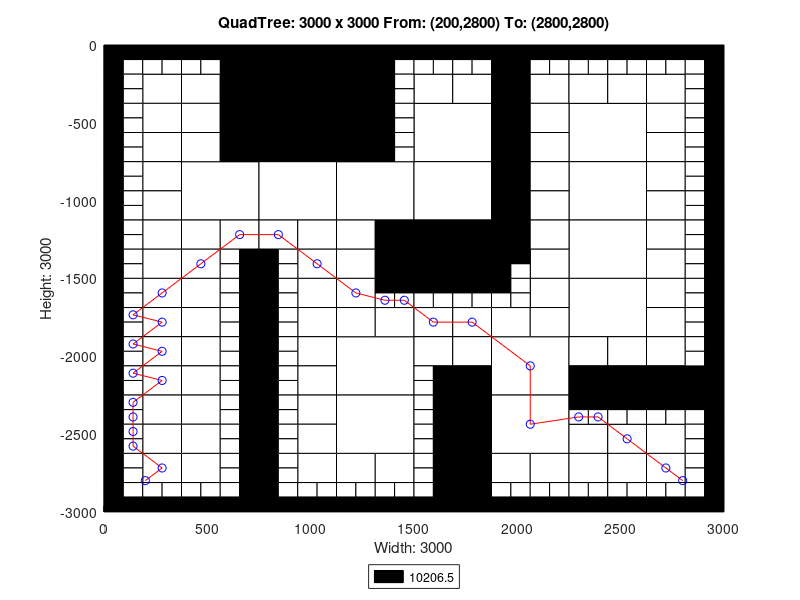

Recreate this plot in MATLAB.
axis([0 3000 -3000 0]);
title('QuadTree: 3000 x 3000 From: (200,2800) To: (2800,2800)');
xlabel('Width: 3000');
ylabel('Height: 3000');
rectangle('Position',[750 -375 375 375], 'FaceColor',[0 0 0]);
rectangle('Position',[750 -750 375 375], 'FaceColor',[0 0 0]);
rectangle('Position',[375 -1125 375 375], 'FaceColor',[1 1 1]);
rectangle('Position',[750 -1125 375 375], 'FaceColor',[1 1 1]);
rectangle('Position',[1125 -1125 375 375], 'FaceColor',[1 1 1]);
rectangle('Position',[1500 -750 375 375], 'FaceColor',[1 1 1]);
rectangle('Position',[2250 -750 375 375], 'FaceColor',[1 1 1]);
rectangle('Position',[1500 -1125 375 375], 'FaceColor',[1 1 1]);
rectangle('Position',[1500 -1500 375 375], 'FaceColor',[0 0 0]);
rectangle('Position',[2250 -1125 375 375], 'FaceColor',[1 1 1]);
rectangle('Position',[2250 -1500 375 375], 'FaceColor',[1 1 1]);
rectangle('Position',[1125 -2250 375 375], 'FaceColor',[1 1 1]);
rectangle('Position',[1125 -2625 375 375], 'FaceColor',[1 1 1]);
rectangle('Position',[1875 -2250 375 375], 'FaceColor',[1 1 1]);
rectangle('Position',[2250 -1875 375 375], 'FaceColor',[1 1 1]);
rectangle('Position',[1875 -2625 375 375], 'FaceColor',[1 1 1]);
rectangle('Position',[187.5 -375 187.5 187.5], 'FaceColor',[1 1 1]);
rectangle('Position',[562.5 -187.5 187.5 187.5], 'FaceColor',[0 0 0]);
rectangle('Position',[375 -375 187.5 187.5], 'FaceColor',[1 1 1]);
rectangle('Position',[562.5 -375 187.5 187.5], 'FaceColor',[0 0 0]);
rectangle('Position',[187.5 -562.5 187.5 187.5], 'FaceColor',[1 1 1]);
rectangle('Position',[187.5 -750 187.5 187.5], 'FaceColor',[1 1 1]);
rectangle('Position',[375 -562.5 187.5 187.5], 'FaceColor',[1 1 1]);
rectangle('Position',[562.5 -562.5 187.5 187.5], 'FaceColor',[0 0 0]);
rectangle('Position',[375 -750 187.5 187.5], 'FaceColor',[1 1 1]);
rectangle('Position',[562.5 -750 187.5 187.5], 'FaceColor',[0 0 0]);
rectangle('Position',[1125 -187.5 187.5 187.5], 'FaceColor',[0 0 0]);
rectangle('Position',[1125 -375 187.5 187.5], 'FaceColor',[0 0 0]);
rectangle('Position',[1125 -562.5 187.5 187.5], 'FaceColor',[0 0 0]);
rectangle('Position',[1125 -750 187.5 187.5], 'FaceColor',[0 0 0]);
rectangle('Position',[187.5 -937.5 187.5 187.5], 'FaceColor',[1 1 1]);
rectangle('Position',[187.5 -1125 187.5 187.5], 'FaceColor',[1 1 1]);
rectangle('Position',[187.5 -1312.5 187.5 187.5], 'FaceColor',[1 1 1]);
rectangle('Position',[187.5 -1500 187.5 187.5], 'FaceColor',[1 1 1]);
rectangle('Position',[375 -1312.5 187.5 187.5], 'FaceColor',[1 1 1]);
rectangle('Position',[562.5 -1312.5 187.5 187.5], 'FaceColor',[1 1 1]);
rectangle('Position',[375 -1500 187.5 187.5], 'FaceColor',[1 1 1]);
rectangle('Position',[750 -1312.5 187.5 187.5], 'FaceColor',[1 1 1]);
rectangle('Position',[937.5 -1312.5 187.5 187.5], 'FaceColor',[1 1 1]);
rectangle('Position',[937.5 -1500 187.5 187.5], 'FaceColor',[1 1 1]);
rectangle('Position',[1125 -1312.5 187.5 187.5], 'FaceColor',[1 1 1]);
rectangle('Position',[1312.5 -1312.5 187.5 187.5], 'FaceColor',[0 0 0]);
rectangle('Position',[1125 -1500 187.5 187.5], 'FaceColor',[1 1 1]);
rectangle('Position',[1312.5 -1500 187.5 187.5], 'FaceColor',[0 0 0]);
rectangle('Position',[1500 -375 187.5 187.5], 'FaceColor',[1 1 1]);
rectangle('Position',[1687.5 -375 187.5 187.5], 'FaceColor',[1 1 1]);
rectangle('Position',[1875 -187.5 187.5 187.5], 'FaceColor',[0 0 0]);
rectangle('Position',[1875 -375 187.5 187.5], 'FaceColor',[0 0 0]);
rectangle('Position',[2062.5 -375 187.5 187.5], 'FaceColor',[1 1 1]);
rectangle('Position',[1875 -562.5 187.5 187.5], 'FaceColor',[0 0 0]);
rectangle('Position',[2062.5 -562.5 187.5 187.5], 'FaceColor',[1 1 1]);
rectangle('Position',[1875 -750 187.5 187.5], 'FaceColor',[0 0 0]);
rectangle('Position',[2062.5 -750 187.5 187.5], 'FaceColor',[1 1 1]);
rectangle('Position',[2250 -375 187.5 187.5], 'FaceColor',[1 1 1]);
rectangle('Position',[2437.5 -375 187.5 187.5], 'FaceColor',[1 1 1]);
rectangle('Position',[2625 -375 187.5 187.5], 'FaceColor',[1 1 1]);
rectangle('Position',[2625 -562.5 187.5 187.5], 'FaceColor',[1 1 1]);
rectangle('Position',[2625 -750 187.5 187.5], 'FaceColor',[1 1 1]);
rectangle('Position',[1875 -937.5 187.5 187.5], 'FaceColor',[0 0 0]);
rectangle('Position',[2062.5 -937.5 187.5 187.5], 'FaceColor',[1 1 1]);
rectangle('Position',[1875 -1125 187.5 187.5], 'FaceColor',[0 0 0]);
rectangle('Position',[2062.5 -1125 187.5 187.5], 'FaceColor',[1 1 1]);
rectangle('Position',[1875 -1312.5 187.5 187.5], 'FaceColor',[0 0 0]);
rectangle('Position',[2062.5 -1312.5 187.5 187.5], 'FaceColor',[1 1 1]);
rectangle('Position',[2062.5 -1500 187.5 187.5], 'FaceColor',[1 1 1]);
rectangle('Position',[2625 -937.5 187.5 187.5], 'FaceColor',[1 1 1]);
rectangle('Position',[2625 -1125 187.5 187.5], 'FaceColor',[1 1 1]);
rectangle('Position',[2625 -1312.5 187.5 187.5], 'FaceColor',[1 1 1]);
rectangle('Position',[2625 -1500 187.5 187.5], 'FaceColor',[1 1 1]);
rectangle('Position',[187.5 -1687.5 187.5 187.5], 'FaceColor',[1 1 1]);
rectangle('Position',[187.5 -1875 187.5 187.5], 'FaceColor',[1 1 1]);
rectangle('Position',[375 -1687.5 187.5 187.5], 'FaceColor',[1 1 1]);
rectangle('Position',[375 -1875 187.5 187.5], 'FaceColor',[1 1 1]);
rectangle('Position',[187.5 -2062.5 187.5 187.5], 'FaceColor',[1 1 1]);
rectangle('Position',[187.5 -2250 187.5 187.5], 'FaceColor',[1 1 1]);
rectangle('Position',[375 -2062.5 187.5 187.5], 'FaceColor',[1 1 1]);
rectangle('Position',[375 -2250 187.5 187.5], 'FaceColor',[1 1 1]);
rectangle('Position',[937.5 -1687.5 187.5 187.5], 'FaceColor',[1 1 1]);
rectangle('Position',[937.5 -1875 187.5 187.5], 'FaceColor',[1 1 1]);
rectangle('Position',[1125 -1687.5 187.5 187.5], 'FaceColor',[1 1 1]);
rectangle('Position',[1125 -1875 187.5 187.5], 'FaceColor',[1 1 1]);
rectangle('Position',[1312.5 -1875 187.5 187.5], 'FaceColor',[1 1 1]);
rectangle('Position',[937.5 -2062.5 187.5 187.5], 'FaceColor',[1 1 1]);
rectangle('Position',[937.5 -2250 187.5 187.5], 'FaceColor',[1 1 1]);
rectangle('Position',[187.5 -2437.5 187.5 187.5], 'FaceColor',[1 1 1]);
rectangle('Position',[187.5 -2625 187.5 187.5], 'FaceColor',[1 1 1]);
rectangle('Position',[375 -2437.5 187.5 187.5], 'FaceColor',[1 1 1]);
rectangle('Position',[375 -2625 187.5 187.5], 'FaceColor',[1 1 1]);
rectangle('Position',[187.5 -2812.5 187.5 187.5], 'FaceColor',[1 1 1]);
rectangle('Position',[375 -2812.5 187.5 187.5], 'FaceColor',[1 1 1]);
rectangle('Position',[937.5 -2437.5 187.5 187.5], 'FaceColor',[1 1 1]);
rectangle('Position',[937.5 -2625 187.5 187.5], 'FaceColor',[1 1 1]);
rectangle('Position',[937.5 -2812.5 187.5 187.5], 'FaceColor',[1 1 1]);
rectangle('Position',[1125 -2812.5 187.5 187.5], 'FaceColor',[1 1 1]);
rectangle('Position',[1312.5 -2812.5 187.5 187.5], 'FaceColor',[1 1 1]);
rectangle('Position',[1500 -1875 187.5 187.5], 'FaceColor',[1 1 1]);
rectangle('Position',[1687.5 -1875 187.5 187.5], 'FaceColor',[1 1 1]);
rectangle('Position',[2062.5 -1687.5 187.5 187.5], 'FaceColor',[1 1 1]);
rectangle('Position',[1875 -1875 187.5 187.5], 'FaceColor',[1 1 1]);
rectangle('Position',[2062.5 -1875 187.5 187.5], 'FaceColor',[1 1 1]);
rectangle('Position',[1500 -2062.5 187.5 187.5], 'FaceColor',[1 1 1]);
rectangle('Position',[1687.5 -2062.5 187.5 187.5], 'FaceColor',[1 1 1]);
rectangle('Position',[1687.5 -2250 187.5 187.5], 'FaceColor',[0 0 0]);
rectangle('Position',[2625 -1687.5 187.5 187.5], 'FaceColor',[1 1 1]);
rectangle('Position',[2625 -1875 187.5 187.5], 'FaceColor',[1 1 1]);
rectangle('Position',[2250 -2062.5 187.5 187.5], 'FaceColor',[1 1 1]);
rectangle('Position',[2437.5 -2062.5 187.5 187.5], 'FaceColor',[1 1 1]);
rectangle('Position',[2250 -2250 187.5 187.5], 'FaceColor',[0 0 0]);
rectangle('Position',[2437.5 -2250 187.5 187.5], 'FaceColor',[0 0 0]);
rectangle('Position',[2625 -2062.5 187.5 187.5], 'FaceColor',[1 1 1]);
rectangle('Position',[2625 -2250 187.5 187.5], 'FaceColor',[0 0 0]);
rectangle('Position',[2812.5 -2250 187.5 187.5], 'FaceColor',[0 0 0]);
rectangle('Position',[1687.5 -2437.5 187.5 187.5], 'FaceColor',[0 0 0]);
rectangle('Position',[1687.5 -2625 187.5 187.5], 'FaceColor',[0 0 0]);
rectangle('Position',[1687.5 -2812.5 187.5 187.5], 'FaceColor',[0 0 0]);
rectangle('Position',[1687.5 -3000 187.5 187.5], 'FaceColor',[0 0 0]);
rectangle('Position',[1875 -2812.5 187.5 187.5], 'FaceColor',[1 1 1]);
rectangle('Position',[2062.5 -2812.5 187.5 187.5], 'FaceColor',[1 1 1]);
rectangle('Position',[2250 -2625 187.5 187.5], 'FaceColor',[1 1 1]);
rectangle('Position',[2437.5 -2625 187.5 187.5], 'FaceColor',[1 1 1]);
rectangle('Position',[2625 -2625 187.5 187.5], 'FaceColor',[1 1 1]);
rectangle('Position',[2250 -2812.5 187.5 187.5], 'FaceColor',[1 1 1]);
rectangle('Position',[2437.5 -2812.5 187.5 187.5], 'FaceColor',[1 1 1]);
rectangle('Position',[2625 -2812.5 187.5 187.5], 'FaceColor',[1 1 1]);
rectangle('Position',[0 -93.75 93.75 93.75], 'FaceColor',[0 0 0]);
rectangle('Position',[93.75 -93.75 93.75 93.75], 'FaceColor',[0 0 0]);
rectangle('Position',[0 -187.5 93.75 93.75], 'FaceColor',[0 0 0]);
rectangle('Position',[93.75 -187.5 93.75 93.75], 'FaceColor',[1 1 1]);
rectangle('Position',[187.5 -93.75 93.75 93.75], 'FaceColor',[0 0 0]);
rectangle('Position',[281.25 -93.75 93.75 93.75], 'FaceColor',[0 0 0]);
rectangle('Position',[187.5 -187.5 93.75 93.75], 'FaceColor',[1 1 1]);
rectangle('Position',[281.25 -187.5 93.75 93.75], 'FaceColor',[1 1 1]);
rectangle('Position',[0 -281.25 93.75 93.75], 'FaceColor',[0 0 0]);
rectangle('Position',[93.75 -281.25 93.75 93.75], 'FaceColor',[1 1 1]);
rectangle('Position',[0 -375 93.75 93.75], 'FaceColor',[0 0 0]);
rectangle('Position',[93.75 -375 93.75 93.75], 'FaceColor',[1 1 1]);
rectangle('Position',[375 -93.75 93.75 93.75], 'FaceColor',[0 0 0]);
rectangle('Position',[468.75 -93.75 93.75 93.75], 'FaceColor',[0 0 0]);
rectangle('Position',[375 -187.5 93.75 93.75], 'FaceColor',[1 1 1]);
rectangle('Position',[468.75 -187.5 93.75 93.75], 'FaceColor',[1 1 1]);
rectangle('Position',[0 -468.75 93.75 93.75], 'FaceColor',[0 0 0]);
rectangle('Position',[93.75 -468.75 93.75 93.75], 'FaceColor',[1 1 1]);
rectangle('Position',[0 -562.5 93.75 93.75], 'FaceColor',[0 0 0]);
rectangle('Position',[93.75 -562.5 93.75 93.75], 'FaceColor',[1 1 1]);
rectangle('Position',[0 -656.25 93.75 93.75], 'FaceColor',[0 0 0]);
rectangle('Position',[93.75 -656.25 93.75 93.75], 'FaceColor',[1 1 1]);
rectangle('Position',[0 -750 93.75 93.75], 'FaceColor',[0 0 0]);
rectangle('Position',[93.75 -750 93.75 93.75], 'FaceColor',[1 1 1]);
rectangle('Position',[1312.5 -93.75 93.75 93.75], 'FaceColor',[0 0 0]);
rectangle('Position',[1406.25 -93.75 93.75 93.75], 'FaceColor',[0 0 0]);
rectangle('Position',[1312.5 -187.5 93.75 93.75], 'FaceColor',[0 0 0]);
rectangle('Position',[1406.25 -187.5 93.75 93.75], 'FaceColor',[1 1 1]);
rectangle('Position',[1312.5 -281.25 93.75 93.75], 'FaceColor',[0 0 0]);
rectangle('Position',[1406.25 -281.25 93.75 93.75], 'FaceColor',[1 1 1]);
rectangle('Position',[1312.5 -375 93.75 93.75], 'FaceColor',[0 0 0]);
rectangle('Position',[1406.25 -375 93.75 93.75], 'FaceColor',[1 1 1]);
rectangle('Position',[1312.5 -468.75 93.75 93.75], 'FaceColor',[0 0 0]);
rectangle('Position',[1406.25 -468.75 93.75 93.75], 'FaceColor',[1 1 1]);
rectangle('Position',[1312.5 -562.5 93.75 93.75], 'FaceColor',[0 0 0]);
rectangle('Position',[1406.25 -562.5 93.75 93.75], 'FaceColor',[1 1 1]);
rectangle('Position',[1312.5 -656.25 93.75 93.75], 'FaceColor',[0 0 0]);
rectangle('Position',[1406.25 -656.25 93.75 93.75], 'FaceColor',[1 1 1]);
rectangle('Position',[1312.5 -750 93.75 93.75], 'FaceColor',[0 0 0]);
rectangle('Position',[1406.25 -750 93.75 93.75], 'FaceColor',[1 1 1]);
rectangle('Position',[0 -843.75 93.75 93.75], 'FaceColor',[0 0 0]);
rectangle('Position',[93.75 -843.75 93.75 93.75], 'FaceColor',[1 1 1]);
rectangle('Position',[0 -937.5 93.75 93.75], 'FaceColor',[0 0 0]);
rectangle('Position',[93.75 -937.5 93.75 93.75], 'FaceColor',[1 1 1]);
rectangle('Position',[0 -1031.25 93.75 93.75], 'FaceColor',[0 0 0]);
rectangle('Position',[93.75 -1031.25 93.75 93.75], 'FaceColor',[1 1 1]);
rectangle('Position',[0 -1125 93.75 93.75], 'FaceColor',[0 0 0]);
rectangle('Position',[93.75 -1125 93.75 93.75], 'FaceColor',[1 1 1]);
rectangle('Position',[0 -1218.75 93.75 93.75], 'FaceColor',[0 0 0]);
rectangle('Position',[93.75 -1218.75 93.75 93.75], 'FaceColor',[1 1 1]);
rectangle('Position',[0 -1312.5 93.75 93.75], 'FaceColor',[0 0 0]);
rectangle('Position',[93.75 -1312.5 93.75 93.75], 'FaceColor',[1 1 1]);
rectangle('Position',[0 -1406.25 93.75 93.75], 'FaceColor',[0 0 0]);
rectangle('Position',[93.75 -1406.25 93.75 93.75], 'FaceColor',[1 1 1]);
rectangle('Position',[0 -1500 93.75 93.75], 'FaceColor',[0 0 0]);
rectangle('Position',[93.75 -1500 93.75 93.75], 'FaceColor',[1 1 1]);
rectangle('Position',[562.5 -1406.25 93.75 93.75], 'FaceColor',[1 1 1]);
rectangle('Position',[656.25 -1406.25 93.75 93.75], 'FaceColor',[0 0 0]);
rectangle('Position',[562.5 -1500 93.75 93.75], 'FaceColor',[1 1 1]);
rectangle('Position',[656.25 -1500 93.75 93.75], 'FaceColor',[0 0 0]);
rectangle('Position',[750 -1406.25 93.75 93.75], 'FaceColor',[0 0 0]);
rectangle('Position',[843.75 -1406.25 93.75 93.75], 'FaceColor',[1 1 1]);
rectangle('Position',[750 -1500 93.75 93.75], 'FaceColor',[0 0 0]);
rectangle('Position',[843.75 -1500 93.75 93.75], 'FaceColor',[1 1 1]);
rectangle('Position',[1500 -93.75 93.75 93.75], 'FaceColor',[0 0 0]);
rectangle('Position',[1593.75 -93.75 93.75 93.75], 'FaceColor',[0 0 0]);
rectangle('Position',[1500 -187.5 93.75 93.75], 'FaceColor',[1 1 1]);
rectangle('Position',[1593.75 -187.5 93.75 93.75], 'FaceColor',[1 1 1]);
rectangle('Position',[1687.5 -93.75 93.75 93.75], 'FaceColor',[0 0 0]);
rectangle('Position',[1781.25 -93.75 93.75 93.75], 'FaceColor',[0 0 0]);
rectangle('Position',[1687.5 -187.5 93.75 93.75], 'FaceColor',[1 1 1]);
rectangle('Position',[1781.25 -187.5 93.75 93.75], 'FaceColor',[1 1 1]);
rectangle('Position',[2062.5 -93.75 93.75 93.75], 'FaceColor',[0 0 0]);
rectangle('Position',[2156.25 -93.75 93.75 93.75], 'FaceColor',[0 0 0]);
rectangle('Position',[2062.5 -187.5 93.75 93.75], 'FaceColor',[1 1 1]);
rectangle('Position',[2156.25 -187.5 93.75 93.75], 'FaceColor',[1 1 1]);
rectangle('Position',[2250 -93.75 93.75 93.75], 'FaceColor',[0 0 0]);
rectangle('Position',[2343.75 -93.75 93.75 93.75], 'FaceColor',[0 0 0]);
rectangle('Position',[2250 -187.5 93.75 93.75], 'FaceColor',[1 1 1]);
rectangle('Position',[2343.75 -187.5 93.75 93.75], 'FaceColor',[1 1 1]);
rectangle('Position',[2437.5 -93.75 93.75 93.75], 'FaceColor',[0 0 0]);
rectangle('Position',[2531.25 -93.75 93.75 93.75], 'FaceColor',[0 0 0]);
rectangle('Position',[2437.5 -187.5 93.75 93.75], 'FaceColor',[1 1 1]);
rectangle('Position',[2531.25 -187.5 93.75 93.75], 'FaceColor',[1 1 1]);
rectangle('Position',[2625 -93.75 93.75 93.75], 'FaceColor',[0 0 0]);
rectangle('Position',[2718.75 -93.75 93.75 93.75], 'FaceColor',[0 0 0]);
rectangle('Position',[2625 -187.5 93.75 93.75], 'FaceColor',[1 1 1]);
rectangle('Position',[2718.75 -187.5 93.75 93.75], 'FaceColor',[1 1 1]);
rectangle('Position',[2812.5 -93.75 93.75 93.75], 'FaceColor',[0 0 0]);
rectangle('Position',[2906.25 -93.75 93.75 93.75], 'FaceColor',[0 0 0]);
rectangle('Position',[2812.5 -187.5 93.75 93.75], 'FaceColor',[1 1 1]);
rectangle('Position',[2906.25 -187.5 93.75 93.75], 'FaceColor',[0 0 0]);
rectangle('Position',[2812.5 -281.25 93.75 93.75], 'FaceColor',[1 1 1]);
rectangle('Position',[2906.25 -281.25 93.75 93.75], 'FaceColor',[0 0 0]);
rectangle('Position',[2812.5 -375 93.75 93.75], 'FaceColor',[1 1 1]);
rectangle('Position',[2906.25 -375 93.75 93.75], 'FaceColor',[0 0 0]);
rectangle('Position',[2812.5 -468.75 93.75 93.75], 'FaceColor',[1 1 1]);
rectangle('Position',[2906.25 -468.75 93.75 93.75], 'FaceColor',[0 0 0]);
rectangle('Position',[2812.5 -562.5 93.75 93.75], 'FaceColor',[1 1 1]);
rectangle('Position',[2906.25 -562.5 93.75 93.75], 'FaceColor',[0 0 0]);
rectangle('Position',[2812.5 -656.25 93.75 93.75], 'FaceColor',[1 1 1]);
rectangle('Position',[2906.25 -656.25 93.75 93.75], 'FaceColor',[0 0 0]);
rectangle('Position',[2812.5 -750 93.75 93.75], 'FaceColor',[1 1 1]);
rectangle('Position',[2906.25 -750 93.75 93.75], 'FaceColor',[0 0 0]);
rectangle('Position',[1875 -1406.25 93.75 93.75], 'FaceColor',[0 0 0]);
rectangle('Position',[1968.75 -1406.25 93.75 93.75], 'FaceColor',[0 0 0]);
rectangle('Position',[1875 -1500 93.75 93.75], 'FaceColor',[0 0 0]);
rectangle('Position',[1968.75 -1500 93.75 93.75], 'FaceColor',[1 1 1]);
rectangle('Position',[2812.5 -843.75 93.75 93.75], 'FaceColor',[1 1 1]);
rectangle('Position',[2906.25 -843.75 93.75 93.75], 'FaceColor',[0 0 0]);
rectangle('Position',[2812.5 -937.5 93.75 93.75], 'FaceColor',[1 1 1]);
rectangle('Position',[2906.25 -937.5 93.75 93.75], 'FaceColor',[0 0 0]);
rectangle('Position',[2812.5 -1031.25 93.75 93.75], 'FaceColor',[1 1 1]);
rectangle('Position',[2906.25 -1031.25 93.75 93.75], 'FaceColor',[0 0 0]);
rectangle('Position',[2812.5 -1125 93.75 93.75], 'FaceColor',[1 1 1]);
rectangle('Position',[2906.25 -1125 93.75 93.75], 'FaceColor',[0 0 0]);
rectangle('Position',[2812.5 -1218.75 93.75 93.75], 'FaceColor',[1 1 1]);
rectangle('Position',[2906.25 -1218.75 93.75 93.75], 'FaceColor',[0 0 0]);
rectangle('Position',[2812.5 -1312.5 93.75 93.75], 'FaceColor',[1 1 1]);
rectangle('Position',[2906.25 -1312.5 93.75 93.75], 'FaceColor',[0 0 0]);
rectangle('Position',[2812.5 -1406.25 93.75 93.75], 'FaceColor',[1 1 1]);
rectangle('Position',[2906.25 -1406.25 93.75 93.75], 'FaceColor',[0 0 0]);
rectangle('Position',[2812.5 -1500 93.75 93.75], 'FaceColor',[1 1 1]);
rectangle('Position',[2906.25 -1500 93.75 93.75], 'FaceColor',[0 0 0]);
rectangle('Position',[0 -1593.75 93.75 93.75], 'FaceColor',[0 0 0]);
rectangle('Position',[93.75 -1593.75 93.75 93.75], 'FaceColor',[1 1 1]);
rectangle('Position',[0 -1687.5 93.75 93.75], 'FaceColor',[0 0 0]);
rectangle('Position',[93.75 -1687.5 93.75 93.75], 'FaceColor',[1 1 1]);
rectangle('Position',[0 -1781.25 93.75 93.75], 'FaceColor',[0 0 0]);
rectangle('Position',[93.75 -1781.25 93.75 93.75], 'FaceColor',[1 1 1]);
rectangle('Position',[0 -1875 93.75 93.75], 'FaceColor',[0 0 0]);
rectangle('Position',[93.75 -1875 93.75 93.75], 'FaceColor',[1 1 1]);
rectangle('Position',[562.5 -1593.75 93.75 93.75], 'FaceColor',[1 1 1]);
rectangle('Position',[656.25 -1593.75 93.75 93.75], 'FaceColor',[0 0 0]);
rectangle('Position',[562.5 -1687.5 93.75 93.75], 'FaceColor',[1 1 1]);
rectangle('Position',[656.25 -1687.5 93.75 93.75], 'FaceColor',[0 0 0]);
rectangle('Position',[562.5 -1781.25 93.75 93.75], 'FaceColor',[1 1 1]);
rectangle('Position',[656.25 -1781.25 93.75 93.75], 'FaceColor',[0 0 0]);
rectangle('Position',[562.5 -1875 93.75 93.75], 'FaceColor',[1 1 1]);
rectangle('Position',[656.25 -1875 93.75 93.75], 'FaceColor',[0 0 0]);
rectangle('Position',[0 -1968.75 93.75 93.75], 'FaceColor',[0 0 0]);
rectangle('Position',[93.75 -1968.75 93.75 93.75], 'FaceColor',[1 1 1]);
rectangle('Position',[0 -2062.5 93.75 93.75], 'FaceColor',[0 0 0]);
rectangle('Position',[93.75 -2062.5 93.75 93.75], 'FaceColor',[1 1 1]);
rectangle('Position',[0 -2156.25 93.75 93.75], 'FaceColor',[0 0 0]);
rectangle('Position',[93.75 -2156.25 93.75 93.75], 'FaceColor',[1 1 1]);
rectangle('Position',[0 -2250 93.75 93.75], 'FaceColor',[0 0 0]);
rectangle('Position',[93.75 -2250 93.75 93.75], 'FaceColor',[1 1 1]);
rectangle('Position',[562.5 -1968.75 93.75 93.75], 'FaceColor',[1 1 1]);
rectangle('Position',[656.25 -1968.75 93.75 93.75], 'FaceColor',[0 0 0]);
rectangle('Position',[562.5 -2062.5 93.75 93.75], 'FaceColor',[1 1 1]);
rectangle('Position',[656.25 -2062.5 93.75 93.75], 'FaceColor',[0 0 0]);
rectangle('Position',[562.5 -2156.25 93.75 93.75], 'FaceColor',[1 1 1]);
rectangle('Position',[656.25 -2156.25 93.75 93.75], 'FaceColor',[0 0 0]);
rectangle('Position',[562.5 -2250 93.75 93.75], 'FaceColor',[1 1 1]);
rectangle('Position',[656.25 -2250 93.75 93.75], 'FaceColor',[0 0 0]);
rectangle('Position',[750 -1593.75 93.75 93.75], 'FaceColor',[0 0 0]);
rectangle('Position',[843.75 -1593.75 93.75 93.75], 'FaceColor',[1 1 1]);
rectangle('Position',[750 -1687.5 93.75 93.75], 'FaceColor',[0 0 0]);
rectangle('Position',[843.75 -1687.5 93.75 93.75], 'FaceColor',[1 1 1]);
rectangle('Position',[750 -1781.25 93.75 93.75], 'FaceColor',[0 0 0]);
rectangle('Position',[843.75 -1781.25 93.75 93.75], 'FaceColor',[1 1 1]);
rectangle('Position',[750 -1875 93.75 93.75], 'FaceColor',[0 0 0]);
rectangle('Position',[843.75 -1875 93.75 93.75], 'FaceColor',[1 1 1]);
rectangle('Position',[1312.5 -1593.75 93.75 93.75], 'FaceColor',[0 0 0]);
rectangle('Position',[1406.25 -1593.75 93.75 93.75], 'FaceColor',[0 0 0]);
rectangle('Position',[1312.5 -1687.5 93.75 93.75], 'FaceColor',[1 1 1]);
rectangle('Position',[1406.25 -1687.5 93.75 93.75], 'FaceColor',[1 1 1]);
rectangle('Position',[750 -1968.75 93.75 93.75], 'FaceColor',[0 0 0]);
rectangle('Position',[843.75 -1968.75 93.75 93.75], 'FaceColor',[1 1 1]);
rectangle('Position',[750 -2062.5 93.75 93.75], 'FaceColor',[0 0 0]);
rectangle('Position',[843.75 -2062.5 93.75 93.75], 'FaceColor',[1 1 1]);
rectangle('Position',[750 -2156.25 93.75 93.75], 'FaceColor',[0 0 0]);
rectangle('Position',[843.75 -2156.25 93.75 93.75], 'FaceColor',[1 1 1]);
rectangle('Position',[750 -2250 93.75 93.75], 'FaceColor',[0 0 0]);
rectangle('Position',[843.75 -2250 93.75 93.75], 'FaceColor',[1 1 1]);
rectangle('Position',[0 -2343.75 93.75 93.75], 'FaceColor',[0 0 0]);
rectangle('Position',[93.75 -2343.75 93.75 93.75], 'FaceColor',[1 1 1]);
rectangle('Position',[0 -2437.5 93.75 93.75], 'FaceColor',[0 0 0]);
rectangle('Position',[93.75 -2437.5 93.75 93.75], 'FaceColor',[1 1 1]);
rectangle('Position',[0 -2531.25 93.75 93.75], 'FaceColor',[0 0 0]);
rectangle('Position',[93.75 -2531.25 93.75 93.75], 'FaceColor',[1 1 1]);
rectangle('Position',[0 -2625 93.75 93.75], 'FaceColor',[0 0 0]);
rectangle('Position',[93.75 -2625 93.75 93.75], 'FaceColor',[1 1 1]);
rectangle('Position',[562.5 -2343.75 93.75 93.75], 'FaceColor',[1 1 1]);
rectangle('Position',[656.25 -2343.75 93.75 93.75], 'FaceColor',[0 0 0]);
rectangle('Position',[562.5 -2437.5 93.75 93.75], 'FaceColor',[1 1 1]);
rectangle('Position',[656.25 -2437.5 93.75 93.75], 'FaceColor',[0 0 0]);
rectangle('Position',[562.5 -2531.25 93.75 93.75], 'FaceColor',[1 1 1]);
rectangle('Position',[656.25 -2531.25 93.75 93.75], 'FaceColor',[0 0 0]);
rectangle('Position',[562.5 -2625 93.75 93.75], 'FaceColor',[1 1 1]);
rectangle('Position',[656.25 -2625 93.75 93.75], 'FaceColor',[0 0 0]);
rectangle('Position',[0 -2718.75 93.75 93.75], 'FaceColor',[0 0 0]);
rectangle('Position',[93.75 -2718.75 93.75 93.75], 'FaceColor',[1 1 1]);
rectangle('Position',[0 -2812.5 93.75 93.75], 'FaceColor',[0 0 0]);
rectangle('Position',[93.75 -2812.5 93.75 93.75], 'FaceColor',[1 1 1]);
rectangle('Position',[0 -2906.25 93.75 93.75], 'FaceColor',[0 0 0]);
rectangle('Position',[93.75 -2906.25 93.75 93.75], 'FaceColor',[1 1 1]);
rectangle('Position',[0 -3000 93.75 93.75], 'FaceColor',[0 0 0]);
rectangle('Position',[93.75 -3000 93.75 93.75], 'FaceColor',[0 0 0]);
rectangle('Position',[187.5 -2906.25 93.75 93.75], 'FaceColor',[1 1 1]);
rectangle('Position',[281.25 -2906.25 93.75 93.75], 'FaceColor',[1 1 1]);
rectangle('Position',[187.5 -3000 93.75 93.75], 'FaceColor',[0 0 0]);
rectangle('Position',[281.25 -3000 93.75 93.75], 'FaceColor',[0 0 0]);
rectangle('Position',[562.5 -2718.75 93.75 93.75], 'FaceColor',[1 1 1]);
rectangle('Position',[656.25 -2718.75 93.75 93.75], 'FaceColor',[0 0 0]);
rectangle('Position',[562.5 -2812.5 93.75 93.75], 'FaceColor',[1 1 1]);
rectangle('Position',[656.25 -2812.5 93.75 93.75], 'FaceColor',[0 0 0]);
rectangle('Position',[375 -2906.25 93.75 93.75], 'FaceColor',[1 1 1]);
rectangle('Position',[468.75 -2906.25 93.75 93.75], 'FaceColor',[1 1 1]);
rectangle('Position',[375 -3000 93.75 93.75], 'FaceColor',[0 0 0]);
rectangle('Position',[468.75 -3000 93.75 93.75], 'FaceColor',[0 0 0]);
rectangle('Position',[562.5 -2906.25 93.75 93.75], 'FaceColor',[1 1 1]);
rectangle('Position',[656.25 -2906.25 93.75 93.75], 'FaceColor',[0 0 0]);
rectangle('Position',[562.5 -3000 93.75 93.75], 'FaceColor',[0 0 0]);
rectangle('Position',[656.25 -3000 93.75 93.75], 'FaceColor',[0 0 0]);
rectangle('Position',[750 -2343.75 93.75 93.75], 'FaceColor',[0 0 0]);
rectangle('Position',[843.75 -2343.75 93.75 93.75], 'FaceColor',[1 1 1]);
rectangle('Position',[750 -2437.5 93.75 93.75], 'FaceColor',[0 0 0]);
rectangle('Position',[843.75 -2437.5 93.75 93.75], 'FaceColor',[1 1 1]);
rectangle('Position',[750 -2531.25 93.75 93.75], 'FaceColor',[0 0 0]);
rectangle('Position',[843.75 -2531.25 93.75 93.75], 'FaceColor',[1 1 1]);
rectangle('Position',[750 -2625 93.75 93.75], 'FaceColor',[0 0 0]);
rectangle('Position',[843.75 -2625 93.75 93.75], 'FaceColor',[1 1 1]);
rectangle('Position',[750 -2718.75 93.75 93.75], 'FaceColor',[0 0 0]);
rectangle('Position',[843.75 -2718.75 93.75 93.75], 'FaceColor',[1 1 1]);
rectangle('Position',[750 -2812.5 93.75 93.75], 'FaceColor',[0 0 0]);
rectangle('Position',[843.75 -2812.5 93.75 93.75], 'FaceColor',[1 1 1]);
rectangle('Position',[750 -2906.25 93.75 93.75], 'FaceColor',[0 0 0]);
rectangle('Position',[843.75 -2906.25 93.75 93.75], 'FaceColor',[1 1 1]);
rectangle('Position',[750 -3000 93.75 93.75], 'FaceColor',[0 0 0]);
rectangle('Position',[843.75 -3000 93.75 93.75], 'FaceColor',[0 0 0]);
rectangle('Position',[937.5 -2906.25 93.75 93.75], 'FaceColor',[1 1 1]);
rectangle('Position',[1031.25 -2906.25 93.75 93.75], 'FaceColor',[1 1 1]);
rectangle('Position',[937.5 -3000 93.75 93.75], 'FaceColor',[0 0 0]);
rectangle('Position',[1031.25 -3000 93.75 93.75], 'FaceColor',[0 0 0]);
rectangle('Position',[1125 -2906.25 93.75 93.75], 'FaceColor',[1 1 1]);
rectangle('Position',[1218.75 -2906.25 93.75 93.75], 'FaceColor',[1 1 1]);
rectangle('Position',[1125 -3000 93.75 93.75], 'FaceColor',[0 0 0]);
rectangle('Position',[1218.75 -3000 93.75 93.75], 'FaceColor',[0 0 0]);
rectangle('Position',[1312.5 -2906.25 93.75 93.75], 'FaceColor',[1 1 1]);
rectangle('Position',[1406.25 -2906.25 93.75 93.75], 'FaceColor',[1 1 1]);
rectangle('Position',[1312.5 -3000 93.75 93.75], 'FaceColor',[0 0 0]);
rectangle('Position',[1406.25 -3000 93.75 93.75], 'FaceColor',[0 0 0]);
rectangle('Position',[1500 -1593.75 93.75 93.75], 'FaceColor',[0 0 0]);
rectangle('Position',[1593.75 -1593.75 93.75 93.75], 'FaceColor',[0 0 0]);
rectangle('Position',[1500 -1687.5 93.75 93.75], 'FaceColor',[1 1 1]);
rectangle('Position',[1593.75 -1687.5 93.75 93.75], 'FaceColor',[1 1 1]);
rectangle('Position',[1687.5 -1593.75 93.75 93.75], 'FaceColor',[0 0 0]);
rectangle('Position',[1781.25 -1593.75 93.75 93.75], 'FaceColor',[0 0 0]);
rectangle('Position',[1687.5 -1687.5 93.75 93.75], 'FaceColor',[1 1 1]);
rectangle('Position',[1781.25 -1687.5 93.75 93.75], 'FaceColor',[1 1 1]);
rectangle('Position',[1875 -1593.75 93.75 93.75], 'FaceColor',[0 0 0]);
rectangle('Position',[1968.75 -1593.75 93.75 93.75], 'FaceColor',[1 1 1]);
rectangle('Position',[1875 -1687.5 93.75 93.75], 'FaceColor',[1 1 1]);
rectangle('Position',[1968.75 -1687.5 93.75 93.75], 'FaceColor',[1 1 1]);
rectangle('Position',[1500 -2156.25 93.75 93.75], 'FaceColor',[1 1 1]);
rectangle('Position',[1593.75 -2156.25 93.75 93.75], 'FaceColor',[0 0 0]);
rectangle('Position',[1500 -2250 93.75 93.75], 'FaceColor',[1 1 1]);
rectangle('Position',[1593.75 -2250 93.75 93.75], 'FaceColor',[0 0 0]);
rectangle('Position',[2812.5 -1593.75 93.75 93.75], 'FaceColor',[1 1 1]);
rectangle('Position',[2906.25 -1593.75 93.75 93.75], 'FaceColor',[0 0 0]);
rectangle('Position',[2812.5 -1687.5 93.75 93.75], 'FaceColor',[1 1 1]);
rectangle('Position',[2906.25 -1687.5 93.75 93.75], 'FaceColor',[0 0 0]);
rectangle('Position',[2812.5 -1781.25 93.75 93.75], 'FaceColor',[1 1 1]);
rectangle('Position',[2906.25 -1781.25 93.75 93.75], 'FaceColor',[0 0 0]);
rectangle('Position',[2812.5 -1875 93.75 93.75], 'FaceColor',[1 1 1]);
rectangle('Position',[2906.25 -1875 93.75 93.75], 'FaceColor',[0 0 0]);
rectangle('Position',[2812.5 -1968.75 93.75 93.75], 'FaceColor',[1 1 1]);
rectangle('Position',[2906.25 -1968.75 93.75 93.75], 'FaceColor',[0 0 0]);
rectangle('Position',[2812.5 -2062.5 93.75 93.75], 'FaceColor',[1 1 1]);
rectangle('Position',[2906.25 -2062.5 93.75 93.75], 'FaceColor',[0 0 0]);
rectangle('Position',[1500 -2343.75 93.75 93.75], 'FaceColor',[1 1 1]);
rectangle('Position',[1593.75 -2343.75 93.75 93.75], 'FaceColor',[0 0 0]);
rectangle('Position',[1500 -2437.5 93.75 93.75], 'FaceColor',[1 1 1]);
rectangle('Position',[1593.75 -2437.5 93.75 93.75], 'FaceColor',[0 0 0]);
rectangle('Position',[1500 -2531.25 93.75 93.75], 'FaceColor',[1 1 1]);
rectangle('Position',[1593.75 -2531.25 93.75 93.75], 'FaceColor',[0 0 0]);
rectangle('Position',[1500 -2625 93.75 93.75], 'FaceColor',[1 1 1]);
rectangle('Position',[1593.75 -2625 93.75 93.75], 'FaceColor',[0 0 0]);
rectangle('Position',[1500 -2718.75 93.75 93.75], 'FaceColor',[1 1 1]);
rectangle('Position',[1593.75 -2718.75 93.75 93.75], 'FaceColor',[0 0 0]);
rectangle('Position',[1500 -2812.5 93.75 93.75], 'FaceColor',[1 1 1]);
rectangle('Position',[1593.75 -2812.5 93.75 93.75], 'FaceColor',[0 0 0]);
rectangle('Position',[1500 -2906.25 93.75 93.75], 'FaceColor',[1 1 1]);
rectangle('Position',[1593.75 -2906.25 93.75 93.75], 'FaceColor',[0 0 0]);
rectangle('Position',[1500 -3000 93.75 93.75], 'FaceColor',[0 0 0]);
rectangle('Position',[1593.75 -3000 93.75 93.75], 'FaceColor',[0 0 0]);
rectangle('Position',[1875 -2906.25 93.75 93.75], 'FaceColor',[1 1 1]);
rectangle('Position',[1968.75 -2906.25 93.75 93.75], 'FaceColor',[1 1 1]);
rectangle('Position',[1875 -3000 93.75 93.75], 'FaceColor',[0 0 0]);
rectangle('Position',[1968.75 -3000 93.75 93.75], 'FaceColor',[0 0 0]);
rectangle('Position',[2062.5 -2906.25 93.75 93.75], 'FaceColor',[1 1 1]);
rectangle('Position',[2156.25 -2906.25 93.75 93.75], 'FaceColor',[1 1 1]);
rectangle('Position',[2062.5 -3000 93.75 93.75], 'FaceColor',[0 0 0]);
rectangle('Position',[2156.25 -3000 93.75 93.75], 'FaceColor',[0 0 0]);
rectangle('Position',[2250 -2343.75 93.75 93.75], 'FaceColor',[0 0 0]);
rectangle('Position',[2343.75 -2343.75 93.75 93.75], 'FaceColor',[0 0 0]);
rectangle('Position',[2250 -2437.5 93.75 93.75], 'FaceColor',[1 1 1]);
rectangle('Position',[2343.75 -2437.5 93.75 93.75], 'FaceColor',[1 1 1]);
rectangle('Position',[2437.5 -2343.75 93.75 93.75], 'FaceColor',[0 0 0]);
rectangle('Position',[2531.25 -2343.75 93.75 93.75], 'FaceColor',[0 0 0]);
rectangle('Position',[2437.5 -2437.5 93.75 93.75], 'FaceColor',[1 1 1]);
rectangle('Position',[2531.25 -2437.5 93.75 93.75], 'FaceColor',[1 1 1]);
rectangle('Position',[2625 -2343.75 93.75 93.75], 'FaceColor',[0 0 0]);
rectangle('Position',[2718.75 -2343.75 93.75 93.75], 'FaceColor',[0 0 0]);
rectangle('Position',[2625 -2437.5 93.75 93.75], 'FaceColor',[1 1 1]);
rectangle('Position',[2718.75 -2437.5 93.75 93.75], 'FaceColor',[1 1 1]);
rectangle('Position',[2812.5 -2343.75 93.75 93.75], 'FaceColor',[0 0 0]);
rectangle('Position',[2906.25 -2343.75 93.75 93.75], 'FaceColor',[0 0 0]);
rectangle('Position',[2812.5 -2437.5 93.75 93.75], 'FaceColor',[1 1 1]);
rectangle('Position',[2906.25 -2437.5 93.75 93.75], 'FaceColor',[0 0 0]);
rectangle('Position',[2812.5 -2531.25 93.75 93.75], 'FaceColor',[1 1 1]);
rectangle('Position',[2906.25 -2531.25 93.75 93.75], 'FaceColor',[0 0 0]);
rectangle('Position',[2812.5 -2625 93.75 93.75], 'FaceColor',[1 1 1]);
rectangle('Position',[2906.25 -2625 93.75 93.75], 'FaceColor',[0 0 0]);
rectangle('Position',[2250 -2906.25 93.75 93.75], 'FaceColor',[1 1 1]);
rectangle('Position',[2343.75 -2906.25 93.75 93.75], 'FaceColor',[1 1 1]);
rectangle('Position',[2250 -3000 93.75 93.75], 'FaceColor',[0 0 0]);
rectangle('Position',[2343.75 -3000 93.75 93.75], 'FaceColor',[0 0 0]);
rectangle('Position',[2437.5 -2906.25 93.75 93.75], 'FaceColor',[1 1 1]);
rectangle('Position',[2531.25 -2906.25 93.75 93.75], 'FaceColor',[1 1 1]);
rectangle('Position',[2437.5 -3000 93.75 93.75], 'FaceColor',[0 0 0]);
rectangle('Position',[2531.25 -3000 93.75 93.75], 'FaceColor',[0 0 0]);
rectangle('Position',[2812.5 -2718.75 93.75 93.75], 'FaceColor',[1 1 1]);
rectangle('Position',[2906.25 -2718.75 93.75 93.75], 'FaceColor',[0 0 0]);
rectangle('Position',[2812.5 -2812.5 93.75 93.75], 'FaceColor',[1 1 1]);
rectangle('Position',[2906.25 -2812.5 93.75 93.75], 'FaceColor',[0 0 0]);
rectangle('Position',[2625 -2906.25 93.75 93.75], 'FaceColor',[1 1 1]);
rectangle('Position',[2718.75 -2906.25 93.75 93.75], 'FaceColor',[1 1 1]);
rectangle('Position',[2625 -3000 93.75 93.75], 'FaceColor',[0 0 0]);
rectangle('Position',[2718.75 -3000 93.75 93.75], 'FaceColor',[0 0 0]);
rectangle('Position',[2812.5 -2906.25 93.75 93.75], 'FaceColor',[1 1 1]);
rectangle('Position',[2906.25 -2906.25 93.75 93.75], 'FaceColor',[0 0 0]);
rectangle('Position',[2812.5 -3000 93.75 93.75], 'FaceColor',[0 0 0]);
rectangle('Position',[2906.25 -3000 93.75 93.75], 'FaceColor',[0 0 0]);
X=[2800,2718.75,2531.25,2390.62,2296.88,2062.5,2062.5,1781.25,1593.75,1453.12,1359.38,1218.75,1031.25,843.75,656.25,468.75,281.25,140.625,281.25,140.625,281.25,140.625,281.25,140.625,140.625,140.625,140.625,281.25,200];
Y=[-2800,-2718.75,-2531.25,-2390.62,-2390.62,-2437.5,-2062.5,-1781.25,-1781.25,-1640.62,-1640.62,-1593.75,-1406.25,-1218.75,-1218.75,-1406.25,-1593.75,-1734.38,-1781.25,-1921.88,-1968.75,-2109.38,-2156.25,-2296.88,-2390.62,-2484.38,-2578.12,-2718.75,-2800];
hold on;
plot(X,Y,'r');
plot(X,Y,'bo');
legend('10206.5','Location','southoutside');
